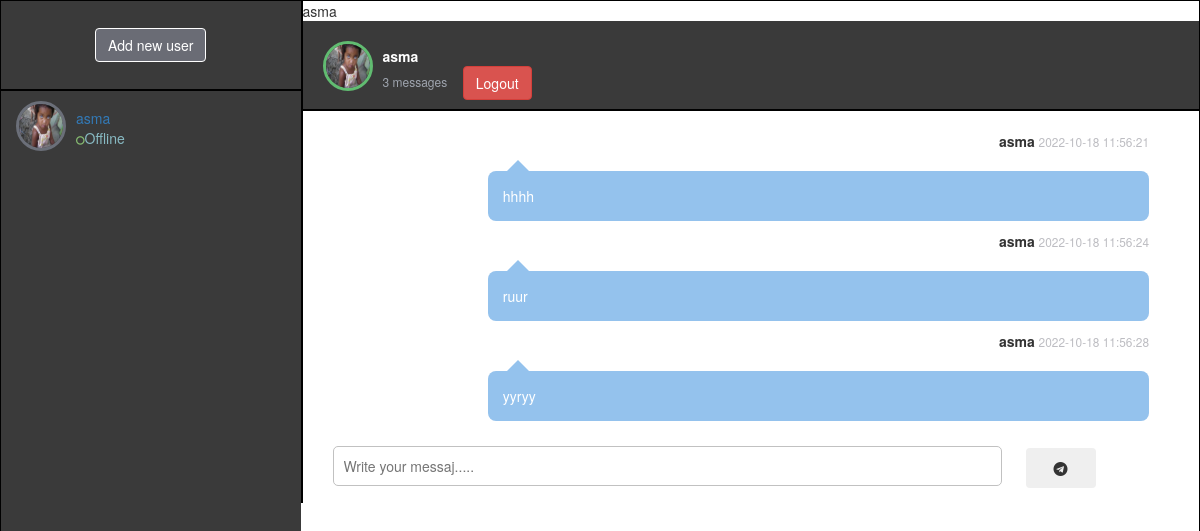
The page /home.php?user_name=asma (signed in) on the database its author committed.
### tables this page shows
CREATE TABLE `user` (
  `user_id` int(11) NOT NULL,
  `user_name` varchar(100) NOT NULL,
  `user_pass` varchar(100) NOT NULL,
  `user_email` varchar(100) NOT NULL,
  `user_profile` varchar(255) NOT NULL,
  `user_country` text NOT NULL,
  `user_gender` text NOT NULL,
  `forgetten_answer` varchar(100) NOT NULL,
  `log_in` varchar(7) NOT NULL
);

CREATE TABLE `users_chat` (
  `msg_id` int(11) NOT NULL,
  `sender_username` varchar(100) NOT NULL,
  `receiver_username` varchar(100) NOT NULL,
  `msg_content` varchar(100) NOT NULL,
  `msg_status` text NOT NULL,
  `msg_date` timestamp NOT NULL DEFAULT current_timestamp()
);

### home.php (the view, shortened to what this page needs)
<!DOCTYPE html>
    <html lang="en">
    <head>
        <link rel="stylesheet"  type="text/css" href="https://maxcdn.bootstrapcdn.com/bootstrap/3.3.7/css/bootstrap.min.css">
        <link rel="stylesheet" type="text/css"  href="css/home.css">
        <link rel="stylesheet" type="text/css" href="https://maxcdn.bootstrapcdn.com/font-awesome/4.7.0/css/font-awesome.min.css" >
    </head>
    <body>
        <div class="container main-section">
            <div class="row">
                <div class="col-md-3 col-sm-3 col-xs-12 left-sidebar">
                    <div class="input-group searchbox ">
                        <div class="input-group-btn">
                            <center><a href="include/find_friends.php"><button class="btn btn-default search-icon" name="search_user" type="submit">Add new user</button></a></center>
                        </div>
                    </div>
                    <div class="left-chat">
                        <ul>
                            <?php include("include/get_users_data.php"); ?>
                        </ul>
                    </div>
                </div>
                <div class="col-md-9 col-sm-9 col-xs-12 right-sidebar">
                    <div class="row">
                        <?php
                        $user = $_SESSION['user_email'];
                        $get_user = "SELECT * FROM user WHERE user_email='$user'";
                        $run_user = mysqli_query($con, $get_user);
                        $row = mysqli_fetch_array($run_user);
                        $user_name = $row['user_name'];
                        if (isset($_GET['user_name'])) {
                            $get_username = $_GET['user_name'];
                            $get_user = "SELECT * FROM user WHERE user_name='$get_username'";
                            $run_user =  mysqli_query($con, $get_user);
                            $row_user = mysqli_fetch_array($run_user);
                            $username = $row_user['user_name'];
                            print"
                                     $username";
                            $user_profile_image = $row_user['user_profile'];
                        }
                        $total_messages = "SELECT * FROM users_chat WHERE(sender_username='$user_name' AND receiver_username='$username')
                          OR (receiver_username='$user_name' AND sender_username='$username')";
                        $run_messages = mysqli_query($con, $total_messages);
                        $total = mysqli_num_rows($run_messages);
                        ?>
                        <div class="col-md-12 right-header">
                            <div class="right-header-img">
                                <img src=<?php echo "$user_profile_image"; ?>>
                            </div>
                            <div class="right-header-detail">
                                <form method="post">
                                    <p><?php echo "$username"; ?></p>
                                    <span> <?php echo $total; ?> messages</span>&nbsp &nbsp
                                        <a href="logout.php" name="logout" class="btn btn-danger">Logout</a>
                                </form>
                            </div>
                        </div>
                    </div>
                    <div class="row">
                        <div id="scrolling_to_bottom" class="col-md-12 right-header-contentChat">
                            <?php
                            $sel_msg = "select * from users_chat where (sender_username='$user_name' AND receiver_username='$username')
                                OR(receiver_username='$user_name' AND sender_username='$username') ORDER BY 1 Asc";
                            $run_msg = mysqli_query($con, $sel_msg);
                            while ($row = mysqli_fetch_array($run_msg)) {
                                $sender_username = $row['sender_username'];
                                $receiver_username = $row['receiver_username'];
                                $msg_content = $row['msg_content'];
                                $msg_date = $row['msg_date'];
                            ?>
                                <ul>
                                    <?php
                                    if ($user_name == $sender_username and $username == $receiver_username) {
                                        echo "
                                <li>
                                  <div class='rightside-right-chat'>
                                 <span>  <strong>  $user_name</strong> <small>$msg_date</small></span> <br><br>
                                 <p>$msg_content</p>
                                 </div>
                                </li>";
                                    } else if ($user_name == $receiver_username and $username == $sender_username) {
                                        echo "
                                <li>
                                    <div class='rightside-left-chat'>
                                    <span><strong>  $username</strong> <small>$msg_date</small></span><br><br>
                                    <p>$msg_content</p>
                                    </div>
                              </li>";
                                    }
                                    ?>
                                </ul>
                            <?php
                            }
                            ?>
                        </div>
                    </div>
                    <div class="row">
                        <div class="col-md-12 right-chat-textbox">
                            <form method="post" action="home.php?user_name=<?php echo $username; ?>">
                                <input autocomplete="off" type="text" name="msg_content" placeholder="Write your messaj.....">
                                <button class="btn" name="submit"><i class="fa fa-telegram" aria-hidden="true"></i></button>
                            </form>
                        </div>
                    </div>
                </div>
            </div>
        </div>
    </body>
    </html>

### include/get_users_data.php (shortened to what this page needs)
<?php
$con= mysqli_connect("localhost","root","","mychat") ;
 $user="select * from user";
 $run_user=mysqli_query($con,$user);
while($row_user=mysqli_fetch_array($run_user)){
        $user_name=$row_user['user_name'];
        $user_profile=$row_user['user_profile'];
        $log_in=$row_user['log_in'];
        echo "
        <li>
            <div class='chat-left-img'>
             <img src='$user_profile'>
            </div>
            <div class='chat-left-detail'>
                <p><a href='home.php?user_name=$user_name'> $user_name </a></p>";
                if($log_in=='online'){
                    echo "<span><i class='fa fa-circle' aria-hidden='true'></i>online</span>";
                }else{
                    echo "<span><i class='fa fa-circle-o' aria-hidden='true'></i>Offline</span>";
                }
}
?>

### css/home.css (style rules this page uses)
.main-section { border: 1px solid #000; width: 100%; }
.left-sidebar { background-color: #3A3A3A; padding: 0px; }
.searchbox { width: 100%; padding: 27px 10px; border-bottom: 2px solid #000; }
.form-control,.search-icon,.search-icon:hover { background-color: #6A6C75; border: 1PX solid #fff; color: #fff; box-shadow: non !important; }
.chat-left-img,.chat-left-detail { float: left; }
.left-chat { overflow-y: scroll; }
.left-chat ul { overflow: hidden; padding: 0px; }
.left-chat ul li { list-style: none; width: 100%; float: left; margin: 10px 0px 8px 15px; }
.chat-left-img img { width: 50px; height: 50px; border-radius: 50%; text-align: left; float: fixed; border: 3px solid #6B6F79; }
.chat-left-detail { margin-left: 10px; }
.chat-left-detail p { margin: 0px; color: #fff; padding: 7px 0px 0px; }
.chat-left-detail span { color: #88BAC3; }
.chat-left-detail span i { color: #86BB71; font-size: 10PX; }
.right-sidebar { border-left: 2px solid #000; }
.right-header { border-bottom: 2px solid #000; margin: 0Px; padding: 0px; }
.right-header-img img { width: 50px; height: 50px; float: left; border-radius: 50%; border: 3PX solid #61BC71; margin-right: 10PX; }
.right-header { padding: 20PX; height: 90PX; background-color: #3A3A3A; }
.right-header-detail p { margin: 0px; color: #fff; font-weight: bold; padding-top: 5px; }
.right-header-detail span { color: #9FA5AF; font-size: 12px; }
.rightside-left-chat,.rightside-right-chat { float: left; width: 80%; position: relative; }
.rightside-right-chat { float: right; margin-right: 35PX; }
.right-header-contentChat { overflow-y: scroll; background-color: #FFFFFF; position: relative; }
.right-header-contentChat ul li { list-style: none; margin-top: 20px; }
.right-header-contentChat .rightside-left-chat p,.right-header-contentChat .rightside-right-chat p { background-color: #86BB71; padding: 15px; border-radius: 8px; color: #fff; }
.right-header-contentChat .rightside-right-chat p { background-color: #94C2ED; }
.right-chat-textbox { padding: 15PX 30PX; width: 100%; border-color: #3A3A3A; }
.right-chat-textbox input { width: 80%; height: 40PX; border: 2PX SOLID #3d85ca; border-radius: 5PX; padding: 0PX 10PX; border: 1PX SOLID #C1C1C1; }
.right-chat-textbox button { height: 40px; width: 70px; margin-left: 20PX; }
.rightside-right-chat span { float: right; }
.rightside-right-chat span small,.rightside-left-chat span small { color: #BDBDC2; }
.rightside-right-chat:before { content: " "; position: absolute; top: 14PX; left: 15PX; bottom: 150PX; border: 15px solid transparent; border-bottom-color: #94C2ED; }

### rows shown on the page
user: user_profile (picture), user_name "asma", log_in "Offline" (drawn)
users_chat: msg_date "2022-10-18 11:56:21", msg_content "hhhh"
users_chat: msg_date "2022-10-18 11:56:24", msg_content "ruur"
users_chat: msg_date "2022-10-18 11:56:28", msg_content "yyryy"

### other values the page prints
$total "3"
